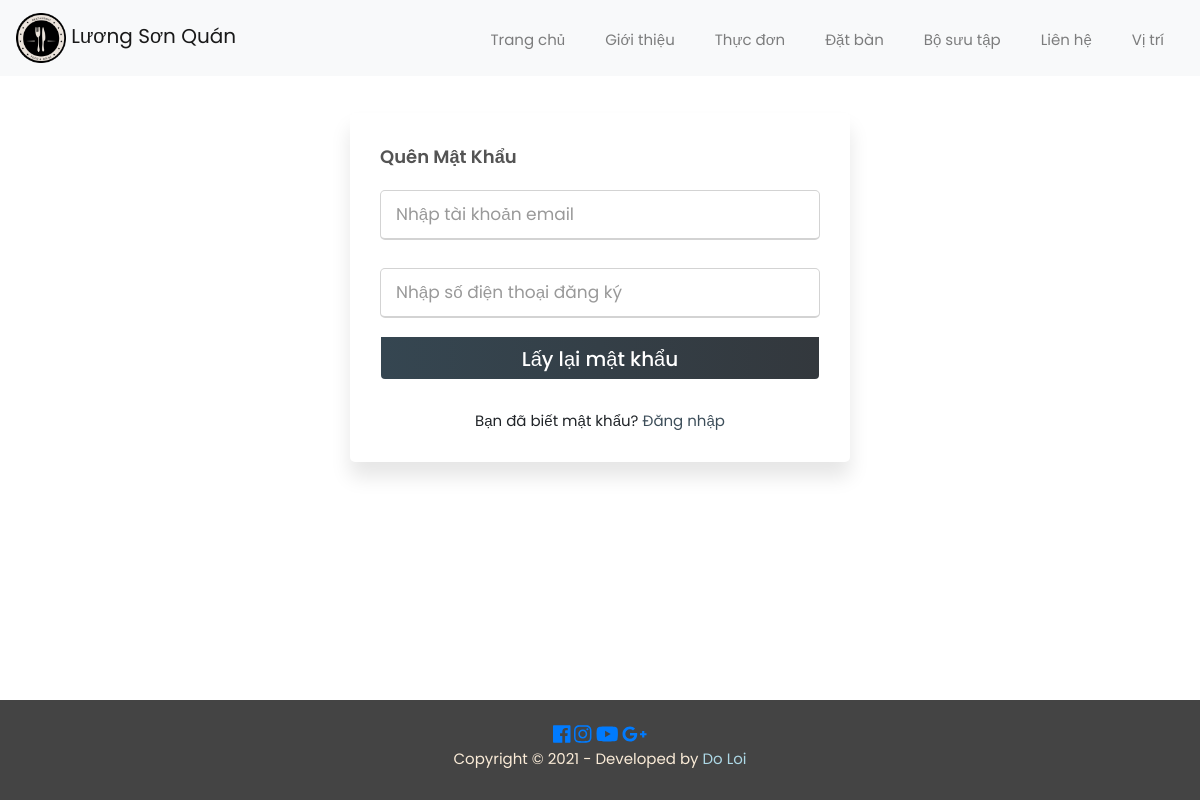
The page /forgetpassword.php on the database its author committed.
### tables this page shows
CREATE TABLE `tbl_config` (
  `id` int(11) NOT NULL,
  `logo` varchar(255) NOT NULL,
  `name` varchar(255) NOT NULL,
  `phone` varchar(20) NOT NULL,
  `email` varchar(150) NOT NULL,
  `address` varchar(255) NOT NULL,
  `map` longtext NOT NULL,
  `discount` int(4) NOT NULL
);

### classes/configs.php (called while the page is built, shortened)
<?php
    $filepath = realpath(dirname(__FILE__));
    include_once ($filepath.'/../lib/database.php');
?>
<?php
class configs
{
    private $db;
    public function __construct()
    {
        $this->db = new Database();
    }
    public function show_config()
    {
        $query = "SELECT * FROM tbl_config";
        $result = $this->db->select($query);
        return $result;
    }
}
?>

### lib/database.php (called while the page is built, shortened)
<?php
class Database{
    public $host = DB_HOST;
    public $user = DB_USERNAME;
    public $pass = DB_PASSWORD;
    public $dbname = DB_NAME;
    public $link;
    private function connectDB()
    {
        $this->link = new mysqli($this->host, $this->user, $this->pass, $this->dbname);
    }
    public function select($query)
    {
        $result = $this->link->query($query) or die($this->link->error . __LINE__);
        if ($result->num_rows > 0) {
            return $result;
        } else {
            return false;
        }
    }
}
?>

### forgetpassword.php (the view, shortened to what this page needs)
<?php
include_once './lib/database.php';
$config = new configs();
?>
<?php
$show_name = $config->show_config();
if ($show_name) {
    while ($row = $show_name->fetch_assoc()) {
        $name_logo = explode('/', $row['name']);
        $name = $name_logo[0];
        $logo = './admin/uploads/logo/' . $row['logo'];
    }
}
?>
<html style="height: 500px;">
<head>
    <link rel="stylesheet" href="https://maxcdn.bootstrapcdn.com/bootstrap/4.0.0/css/bootstrap.min.css">
    <link rel="stylesheet" type="text/css" href="css/style.css">
    <link href="https://cdn.rawgit.com/michalsnik/aos/2.1.1/dist/aos.css" rel="stylesheet">
    <link href="./css/font-awesome.css" rel="stylesheet">
    <link href="./css/style-login-register.css" rel="stylesheet" type="text/css">
</head>
<body data-spy="scroll" data-target=".navbar" data-offset="50" style="position: relative;min-height:100%; margin:0;">
    <div id="Welcome">
        <nav class="navbar navbar-expand-lg navbar fixed-top  navbar-light bg-light">
            <a class="navbar-brand" href="index.php">
                <img src="<?= $logo ?>" width="50" height="50" class="d-inline-block" alt=""> <?= $name ?>
            </a>
            <div class="collapse navbar-collapse" id="navbarText">
                <ul class="navbar-nav ml-auto">
                    <li class="nav-item">
                        <a class="nav-link" style="margin-top:4px" href="index.php">Trang chủ</a>
                    </li>
                    <li class="nav-item">
                        <form action="<?= 'index.php#Restaurant' ?>" id="form1">
                            <a href="#" class="nav-link" style="margin-top:4px" onclick="document.getElementById('form1').submit();">Giới thiệu</a>
                        </form>
                    </li>
                    <li class="nav-item">
                        <form action="<?= 'index.php#Menu' ?>" id="form2">
                            <a href="#" class="nav-link" style="margin-top:4px" onclick="document.getElementById('form2').submit();">Thực đơn</a>
                        </form>
                    </li>
                    <li class="nav-item">
                        <form action="<?= 'index.php#Reservation' ?>" id="form3">
                            <a href="#" class="nav-link" style="margin-top:4px" onclick="document.getElementById('form3').submit();">Đặt bàn</a>
                        </form>
                    </li>
                    <li class="nav-item">
                        <form action="<?= 'index.php#Gallery' ?>" id="form4">
                            <a href="#" class="nav-link" style="margin-top:4px" onclick="document.getElementById('form4').submit();">Bộ sưu tập</a>
                        </form>
                    </li>
                    <li class="nav-item">
                        <form action="<?= 'index.php#Contact' ?>" id="form5">
                            <a href="#" class="nav-link" style="margin-top:4px" onclick="document.getElementById('form5').submit();">Liên hệ</a>
                        </form>
                    </li>
                    <li class="nav-item">
                        <form action="<?= 'index.php#OurLocation' ?>" id="form6">
                            <a href="#" class="nav-link" style="margin-top:4px" onclick="document.getElementById('form6').submit();">Vị trí</a>
                        </form>
                    </li>
                </ul>
            </div>
        </nav>
    </div>
    <div class="wrapper" style="width:600px;margin: 0;">
    <input type="text" value="Quên Mật Khẩu" disabled style="background-color: white;border:none;font-size:18px;margin: 0;padding:0;font-weight: 600;">
    <div class="form-container">
            <div class="form-inner">
                <form action="" class="login" method="post">
                    <div class="field">
                        <input type="email" id="title" value="<?= isset($_POST['loginemail']) ? $_POST['loginemail'] : '' ?>" name="email" placeholder="Nhập tài khoản email" required>
                    </div>
                    <div class="field">
                        <input autocomplete="off" type="text" value="<?= isset($_POST['loginpassword']) ? $_POST['loginpassword'] : '' ?>" name="phone" placeholder="Nhập số điện thoại đăng ký" required>
                    </div>
                    <div class="field btn">
                        <div class="btn-layer"></div>
                        <input type="submit" style="margin-top: 4px;" name="forget" value="Lấy lại mật khẩu">
                    </div>
                    <div class="signup-link">
                        Bạn đã biết mật khẩu? <a href="login.php">Đăng nhập</a>
                    </div>
                </form>
            </div>
        </div>
    </div>
    <footer style="position: fixed;margin-top: 100px;
   left: 0;
   bottom: 0;
   width: 100%;">
        <div id="mu-footer">
            <div class="container-fluid">
                <div class="row" style="background-color: #444444;height: 100px;">
                    <div class="col-md-12">
                        <div class="mu-footer-area">
                            <div class="mu-footer-social mt-4" style="text-align: center;">
                                <a href="https://www.facebook.com/"><i style="font-size: 20px;" class="fab fa-facebook"></i></span></a>
                                <a href="https://www.instagram.com/"><i style="font-size: 20px;" class="fab fa-instagram"></i></span></a>
                                <a href="https://www.youtube.com/"><i style="font-size: 20px;" class="fab fa-youtube"></i></span></a>
                                <a href="https://www.google.com/"><i style="font-size: 20px;" class="fab fa-google-plus-g"></i></span></a>
                            </div>
                            <div class="mu-footer-copyright" style="text-align: center;color:antiquewhite">
                                <p>Copyright &copy; 2021 - Developed by <a style="color: lightblue;" rel="nofollow" href="https://www.facebook.com/doloi01/">Do Loi</a></p>
                            </div>
                        </div>
                    </div>
                </div>
            </div>
        </div>
    </footer>
</body>
</html>

### css/style.css (style rules this page uses)
body { font-family: 'Segoe UI', Tahoma, Geneva, Verdana, sans-serif; font-size: 15px; }
.nav-item { padding-right: 12px; padding-left: 12px; }
footer { position: fixed; bottom: 0px; padding-top: 20px; }
input[type=text], input[type=password] { width: 100%; padding: 12px 20px; margin: 8px 0; display: inline-block; border: 1px solid #ccc; box-sizing: border-box; }

### css/style-login-register.css (style rules this page uses)
* { margin: 0; padding: 0; box-sizing: border-box; font-family: "Poppins", sans-serif; }
html, body { display: grid; height: 100%; width: 100%; place-items: center; background: #ffffff; }
html { height: 142%; }
.wrapper { margin-top: 100px; margin-bottom: 120px; overflow: hidden; max-width: 500px; background: #fff; padding: 30px; border-radius: 5px; box-shadow: 0px 15px 20px rgba(0, 0, 0, 0.1); }
.wrapper .form-container { width: 100%; overflow: hidden; }
.form-container .form-inner { display: flex; width: 200%; }
.form-container .form-inner form { width: 50%; transition: all 0.6s cubic-bezier(0.68, -0.55, 0.265, 1.55); }
.form-inner form .field { height: 50px; width: 100%; margin-top: 20px; }
.form-inner form .field input { height: 100%; width: 100%; outline: none; padding-left: 15px; border-radius: 5px; border: 1px solid lightgrey; border-bottom-width: 2px; font-size: 17px; transition: all 0.3s ease; }
.form-inner form .field input::placeholder { color: #999; transition: all 0.3s ease; }
.form-inner form .signup-link { text-align: center; margin-top: 30px; }
.form-inner form .pass-link a, .form-inner form .signup-link a { color: #3d4e5a; text-decoration: none; }
form .btn { height: 50px; width: 100%; border-radius: 5px; position: relative; overflow: hidden; }
form .btn .btn-layer { height: 100%; width: 300%; position: absolute; left: -100%; background: -webkit-linear-gradient( right, #323232, #33383d, #354651, #3d4e5a ); border-radius: 5px; transition: all 0.4s ease; }
form .btn input[type="submit"] { height: 100%; width: 100%; z-index: 1; position: relative; background: none; border: none; color: #fff; padding-left: 0; border-radius: 5px; font-size: 20px; font-weight: 500; cursor: pointer; }

### rows shown on the page
tbl_config: logo (picture), name "Lương Sơn Quán"
